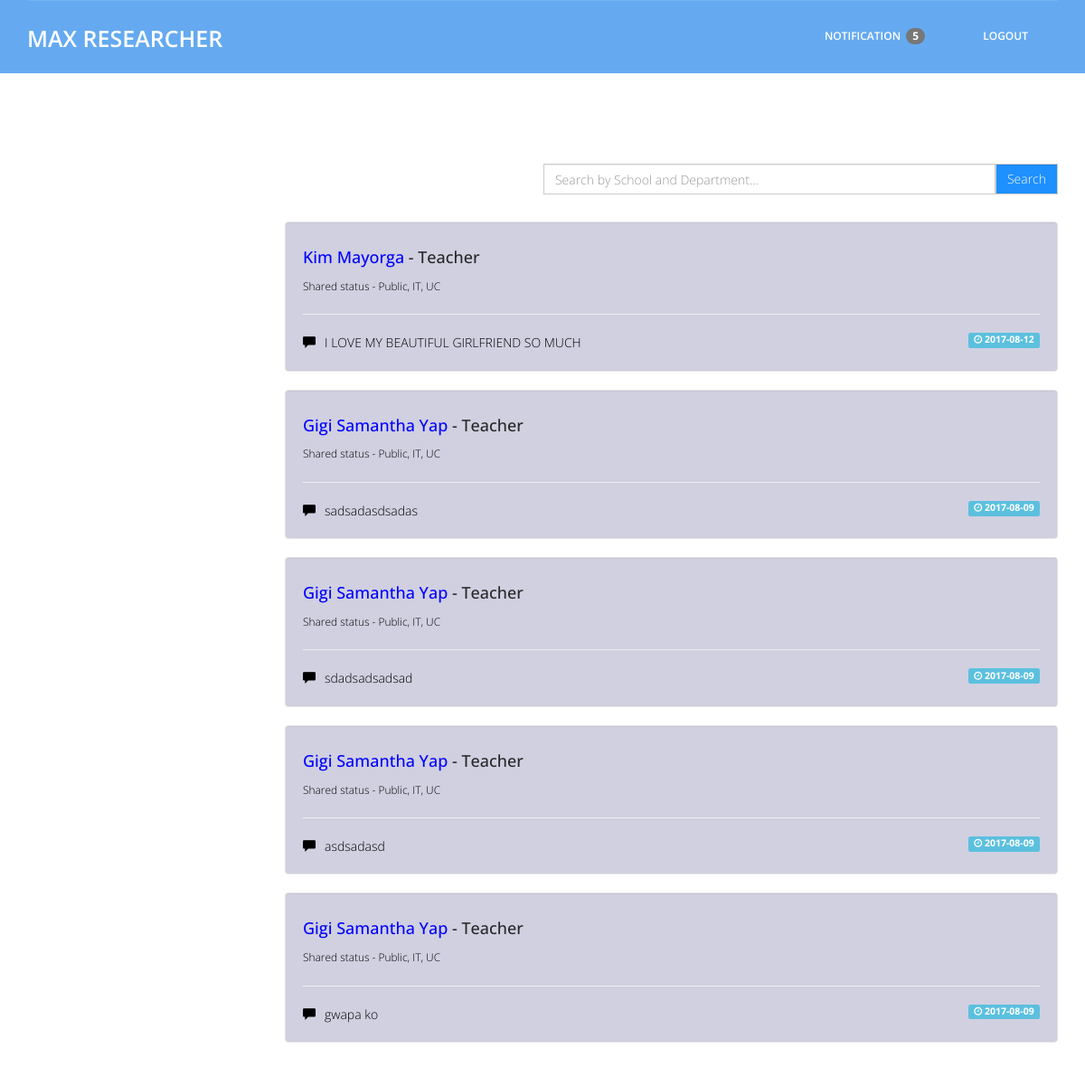
Page /RESEARCHER/home.php on the committed database.
### tables this page shows
CREATE TABLE `posts` (
  `post_id` int(11) NOT NULL,
  `post` varchar(200) NOT NULL,
  `status` varchar(100) NOT NULL,
  `school` varchar(200) NOT NULL,
  `dept` varchar(200) NOT NULL,
  `date_posted` date NOT NULL,
  `time_posted` time NOT NULL,
  `user_id` int(11) NOT NULL
);

CREATE TABLE `users` (
  `user_id` int(11) NOT NULL,
  `fname` varchar(20) NOT NULL,
  `mname` varchar(10) NOT NULL,
  `lname` varchar(30) NOT NULL,
  `address` varchar(200) NOT NULL,
  `birthdate` date NOT NULL,
  `email` varchar(50) NOT NULL,
  `contact` varchar(20) NOT NULL,
  `profession` varchar(200) NOT NULL,
  `username` varchar(30) NOT NULL,
  `password` varchar(30) NOT NULL,
  `repass` varchar(30) NOT NULL,
  `dateStarted` date NOT NULL,
  `status` int(11) NOT NULL
);

### RESEARCHER/function/function.php (called while the page is built, shortened)
<?php
	function db(){
		return new PDO("mysql:host=localhost; dbname=max;","root","");
	}
	function return_post_privacy(){
		$db = db();
			$sql = "SELECT * FROM users
			INNER JOIN posts ON users.user_id = posts.user_id
			WHERE posts.status = 'Public'
			ORDER BY posts.post_id desc";
			$s = $db->query($sql);
			$user = $s->fetchAll();
		return $user;
	}
?>

### RESEARCHER/home.php (the view, shortened to what this page needs)
<?php
	require_once 'function/function.php';
	$user_privacy = return_post_privacy();
?>
<!DOCTYPE html>
<html lang="en">
  	<head>
	    <link href="landing_page/css/bootstrap.min.css" rel="stylesheet">
		<link rel="stylesheet" href="landing_page/css/font-awesome.min.css">
		<link rel="stylesheet" href="landing_page/css/animate.css">
		<link href="landing_page/css/animate.min.css" rel="stylesheet">
		<link href="landing_page/css/tooltip-viewport.css" rel="stylesheet" />
		<link href="landing_page/css/style.css" rel="stylesheet" />
  	</head>
  	<body>
		<header id="header">
	        <nav class="navbar navbar-default navbar-static-top" role="banner">
	            <div class="container">
	                <div class="navbar-header">
	                   <div class="navbar-brand">
							<a href="index.php"><h1>MAX RESEARCHER</h1></a>
						</div>
	                </div>
	                <div class="navbar-collapse collapse">
						<div class="menu">
							<ul class="nav nav-tabs" role="tablist">
								<li class="dropdown presentation">
							        <a class="dropdown-toggle" data-toggle="dropdown" href="#">Notification &nbsp;<span class="badge">5</span></a>
						      	</li>
								<li>
					            	<a href="login_reg_logout/logout.php">Logout</a>
					            </li>
							</ul>
						</div>
					</div>
	            </div>
	        </nav>
	    </header>
		<div class="about">
			<div class="container">
				<div class="pull-right">
					<form method="GET">
		    			<div class="input-group">
			    			<div style="float: left; width: 500px;">
			    				<input type="text" name="s" class="form-control" placeholder="Search by School and Department...">
			    			</div>
			    			<div style="float: left;">
			    				<button type="submit" name="search" class="form-control" style="background-color: #1E90FF; color: white;">Search</button>
			    			</div>
			    		</div>
		    		</form>
				</div>
			</div>
			<div class="container" style="padding-top: 30px;">
				<div class="col-md-offset-3" style="color: black;">
					<?php foreach ($user_privacy as $up) { ?>
						<div class="well" style="background-color: #d0d0e1;">
			    			<h4>
			    				<a href="" style="color: blue;">
			    					<?php echo $up['fname'].' '.$up['lname'];?>
			    				</a>
			    				<?php echo ' - '.$up['profession'];?><br/>
		    				</h4>
		    				<small>
		    					Shared status - <?php echo $up['status'].', '.$up['school'].', '.$up['dept'];?>
		    				</small>
		    				<hr>
		    				<?php
		            			echo '<i class="glyphicon glyphicon-comment"></i>'.'<span style="margin-left:10px;">'.$up['post'].' '.'<small class="label label-info" style="float:right;"><i class="fa fa-clock-o"></i>'.' '.$up['date_posted'].'</small><span>';
		            		?>
		    			</div>
					<?php } ?>
				</div>
			</div>
		</div>
	</body>
</html>

### RESEARCHER/landing_page/css/tooltip-viewport.css (style rules this page uses)
body { height: 1200px; }

### RESEARCHER/landing_page/css/style.css (style rules this page uses)
body { font-family:'Open Sans', Arial, sans-serif; font-size:14px; font-weight:300; line-height:1.6em; color:#fff; background-color:#fff; overflow-x:hidden; }
hi,h2,h3,h4,h5,h6 { color:#272727; line-height:1.1em; }
a { text-decoration:none; transition: all 0.1s ease-in-out; -moz-transition: all 0.1s ease-in-out; -webkit-transition: all 0.1s ease-in-out; -o-transition: all 0.1s ease-in-out; outline: none; color:#272727; }
.navbar-brand { float: left; height: 50px; padding: 15px 15px; font-size: 18px; line-height: 20px; }
.navbar-brand h1 { margin-top:9px; padding-top:5px; float: left; font-size: 25px; color:#fff; text-transform:uppercase; font-weight:600; }
.menu { font-size:12px; float:right; text-transform:uppercase; font-weight:600; }
.navbar-collapse { padding-right: 15px; padding-left: 15px; overflow-x: visible; -webkit-overflow-scrolling: touch; border-top: 0px solid transparent; -webkit-box-shadow: inset 0 1px 0 rgba(255, 255, 255, .1); box-shadow: inset 0 1px 0 rgba(255, 255, 255, .1); }
.menu ul.nav-tabs li { color:#fff; }
.nav-tabs { border-bottom: 0; }
.nav-tabs > li { float: left; margin-bottom: 0; }
.nav-tabs > li > a { border-radius:0; color:#fff; padding:30px; }
.navbar-default { background-color: #65AAF0; border-color:#65AAF0; }
.about { padding:80px 0 80px 0; background:#fff; }

### rows in the picture
posts: user.fname "Kim", user.lname "Mayorga", user.profession "Teacher", status "Public", school "IT", dept "UC", post "I LOVE MY BEAUTIFUL GIRLFRIEND SO MUCH", date_posted "2017-08-12"
posts: user.fname "Gigi Samantha", user.lname "Yap", user.profession "Teacher", status "Public", school "IT", dept "UC", post "sadsadasdsadas", date_posted "2017-08-09"
posts: user.fname "Gigi Samantha", user.lname "Yap", user.profession "Teacher", status "Public", school "IT", dept "UC", post "sdadsadsadsad", date_posted "2017-08-09"
posts: user.fname "Gigi Samantha", user.lname "Yap", user.profession "Teacher", status "Public", school "IT", dept "UC", post "asdsadasd", date_posted "2017-08-09"
posts: user.fname "Gigi Samantha", user.lname "Yap", user.profession "Teacher", status "Public", school "IT", dept "UC", post "gwapa ko", date_posted "2017-08-09"
